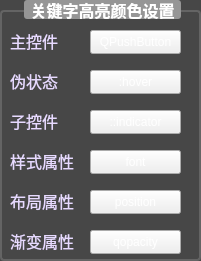
   <widget class="QGroupBox" name="groupBox_3">
    <property name="geometry">
     <rect>
      <x>10</x>
      <y>280</y>
      <width>201</width>
      <height>261</height>
     </rect>
    </property>
    <property name="styleSheet">
     <string notr="true">/* QGroupBox 样式 */
QGroupBox {
    background-color: #474747;
    border: 2px solid rgb(100, 100, 100); /* 边框颜色 */
    border-radius: 4px;         /* 圆角 */
    margin-top: 10px;           /* 上边距 */
    padding-top: 10px;          /* 内部上边距 */
    font-size: 12pt;
    font-weight: bold;
}
 
QGroupBox::title {
    subcontrol-origin: margin;  /* 标题位置 */
    subcontrol-position: top center; /* 水平居中 */
    padding: 0 4px;             /* 标题内边距 */
	border-radius: 3px;
    background-color: rgb(150, 150, 150);
    color: rgb(255, 255, 255);
}
 
/* QComboBox 样式 */
QComboBox {
    border: 1px solid pink; /* 边框颜色 */
    border-radius: 4px;         /* 圆角 */
    padding: 3px;               /* 内边距 */
    min-width: 120px;           /* 最小宽度 */
}</string>
    </property>
    <property name="title">
     <string>关键字高亮颜色设置</string>
    </property>
    <widget class="QLabel" name="lab_menuBar_15">
     <property name="geometry">
      <rect>
       <x>10</x>
       <y>30</y>
       <width>71</width>
       <height>21</height>
      </rect>
     </property>
     <property name="font">
      <font>
       <family>微软雅黑</family>
       <pointsize>12</pointsize>
      </font>
     </property>
     <property name="styleSheet">
      <string notr="true">color: #E7DAFF;
background-color: transparent;</string>
     </property>
     <property name="text">
      <string>主控件</string>
     </property>
    </widget>
    <widget class="QLabel" name="lab_menuBar_16">
     <property name="geometry">
      <rect>
       <x>10</x>
       <y>70</y>
       <width>71</width>
       <height>21</height>
      </rect>
     </property>
     <property name="font">
      <font>
       <family>微软雅黑</family>
       <pointsize>12</pointsize>
      </font>
     </property>
     <property name="styleSheet">
      <string notr="true">color: #E7DAFF;
background-color: transparent;</string>
     </property>
     <property name="text">
      <string>伪状态</string>
     </property>
    </widget>
    <widget class="QLabel" name="lab_menuBar_17">
     <property name="geometry">
      <rect>
       <x>10</x>
       <y>110</y>
       <width>71</width>
       <height>21</height>
      </rect>
     </property>
     <property name="font">
      <font>
       <family>微软雅黑</family>
       <pointsize>12</pointsize>
      </font>
     </property>
     <property name="styleSheet">
      <string notr="true">color: #E7DAFF;
background-color: transparent;</string>
     </property>
     <property name="text">
      <string>子控件</string>
     </property>
    </widget>
    <widget class="QPushButton" name="btn_kw_main_control">
     <property name="geometry">
      <rect>
       <x>90</x>
       <y>30</y>
       <width>91</width>
       <height>24</height>
      </rect>
     </property>
     <property name="styleSheet">
      <string notr="true">QPushButton{
    color: rgb(255, 255, 255);
}</string>
     </property>
     <property name="text">
      <string>QPushButton</string>
     </property>
    </widget>
    <widget class="QPushButton" name="btn_kw_fake_states">
     <property name="geometry">
      <rect>
       <x>90</x>
       <y>70</y>
       <width>91</width>
       <height>24</height>
      </rect>
     </property>
     <property name="styleSheet">
      <string notr="true">QPushButton{
    color: rgb(255, 255, 255);
}</string>
     </property>
     <property name="text">
      <string>:hover</string>
     </property>
    </widget>
    <widget class="QPushButton" name="btn_kw_chidren_control">
     <property name="geometry">
      <rect>
       <x>90</x>
       <y>110</y>
       <width>91</width>
       <height>24</height>
      </rect>
     </property>
     <property name="styleSheet">
      <string notr="true">QPushButton{
    color: rgb(255, 255, 255);
}</string>
     </property>
     <property name="text">
      <string>::indicator</string>
     </property>
    </widget>
    <widget class="QPushButton" name="btn_kw_style_attri">
     <property name="geometry">
      <rect>
       <x>90</x>
       <y>150</y>
       <width>91</width>
       <height>24</height>
      </rect>
     </property>
     <property name="styleSheet">
      <string notr="true">QPushButton{
    color: rgb(255, 255, 255);
}</string>
     </property>
     <property name="text">
      <string>font</string>
     </property>
    </widget>
    <widget class="QLabel" name="lab_menuBar_18">
     <property name="geometry">
      <rect>
       <x>10</x>
       <y>150</y>
       <width>71</width>
       <height>21</height>
      </rect>
     </property>
     <property name="font">
      <font>
       <family>微软雅黑</family>
       <pointsize>12</pointsize>
      </font>
     </property>
     <property name="styleSheet">
      <string notr="true">color: #E7DAFF;
background-color: transparent;</string>
     </property>
     <property name="text">
      <string>样式属性</string>
     </property>
    </widget>
    <widget class="QPushButton" name="btn_kw_lay_attri">
     <property name="geometry">
      <rect>
       <x>90</x>
       <y>190</y>
       <width>91</width>
       <height>24</height>
      </rect>
     </property>
     <property name="styleSheet">
      <string notr="true">QPushButton{
    color: rgb(255, 255, 255);
}</string>
     </property>
     <property name="text">
      <string>position</string>
     </property>
    </widget>
    <widget class="QLabel" name="lab_menuBar_19">
     <property name="geometry">
      <rect>
       <x>10</x>
       <y>190</y>
       <width>71</width>
       <height>21</height>
      </rect>
     </property>
     <property name="font">
      <font>
       <family>微软雅黑</family>
       <pointsize>12</pointsize>
      </font>
     </property>
     <property name="styleSheet">
      <string notr="true">color: #E7DAFF;
background-color: transparent;</string>
     </property>
     <property name="text">
      <string>布局属性</string>
     </property>
    </widget>
    <widget class="QPushButton" name="btn_kw_opacity_attri">
     <property name="geometry">
      <rect>
       <x>90</x>
       <y>230</y>
       <width>91</width>
       <height>24</height>
      </rect>
     </property>
     <property name="styleSheet">
      <string notr="true">QPushButton{
    color: rgb(255, 255, 255);
}</string>
     </property>
     <property name="text">
      <string>qopacity</string>
     </property>
    </widget>
    <widget class="QLabel" name="lab_menuBar_20">
     <property name="geometry">
      <rect>
       <x>10</x>
       <y>230</y>
       <width>71</width>
       <height>21</height>
      </rect>
     </property>
     <property name="font">
      <font>
       <family>微软雅黑</family>
       <pointsize>12</pointsize>
      </font>
     </property>
     <property name="styleSheet">
      <string notr="true">color: #E7DAFF;
background-color: transparent;</string>
     </property>
     <property name="text">
      <string>渐变属性</string>
     </property>
    </widget>
   </widget>
